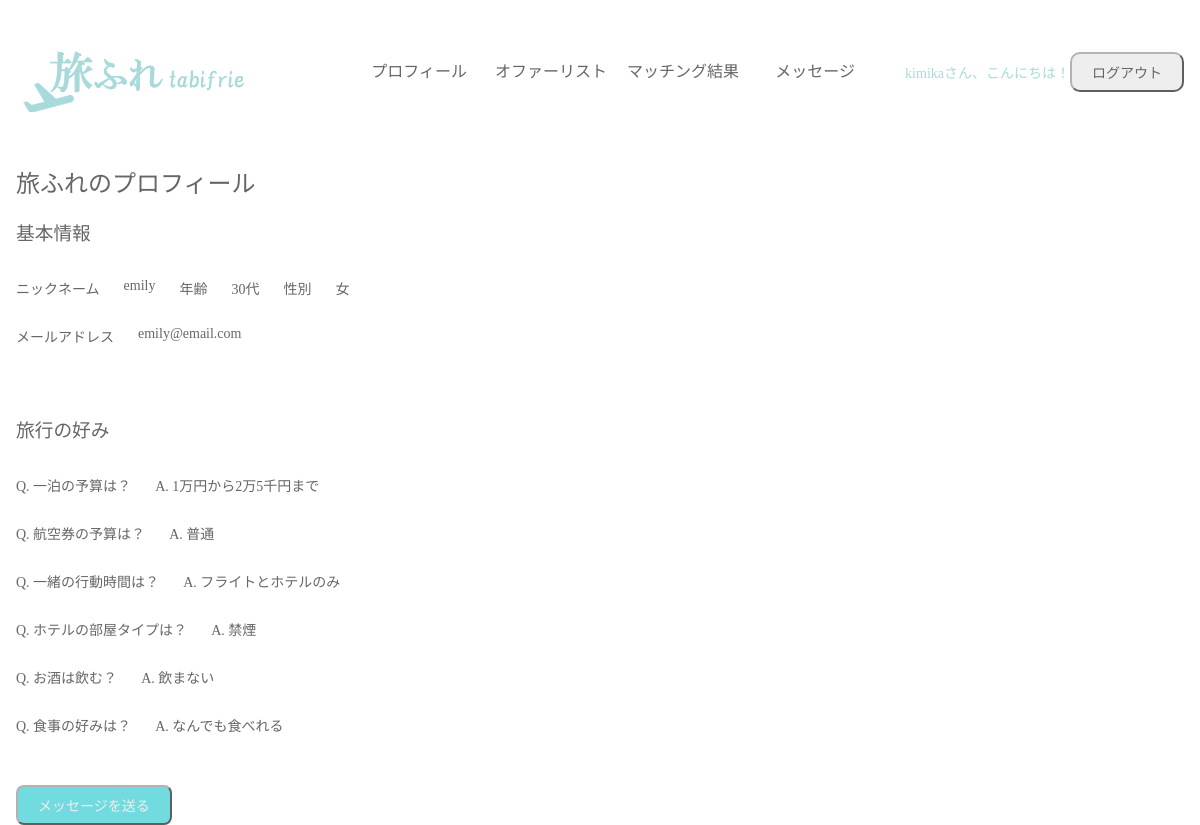
The page /profile_tabifrie.php?user_id=emily@email.com (signed in) on the database its author committed.
### tables this page shows
CREATE TABLE `tabifrie_user` (
  `id` int NOT NULL,
  `name` varchar(64) NOT NULL,
  `gender` varchar(2) NOT NULL,
  `age` varchar(12) NOT NULL,
  `email` varchar(128) NOT NULL,
  `password` varchar(255) NOT NULL,
  `hotel` varchar(128) NOT NULL,
  `flight` varchar(128) NOT NULL,
  `engaging` varchar(128) NOT NULL,
  `smoking` varchar(128) NOT NULL,
  `drinking` varchar(128) NOT NULL,
  `eating` varchar(128) NOT NULL
);

### profile_tabifrie.php (the view, shortened to what this page needs)
<?php
$email = $_GET['user_id'];
$pdo = db_conn();
$stmt = $pdo->prepare('SELECT * FROM tabifrie_user WHERE email = :email');
$stmt->bindValue(':email', $email, PDO::PARAM_STR);
$status = $stmt->execute();
$val = $stmt->fetch();
$hotel[1] = "1万円以下";
$hotel[2] = "1万円から2万5千円まで";
$hotel[3] = "2万5千円以上";
$flight[1] = "激安";
$flight[2] = "普通";
$flight[3] = "プレミアム";
$engaging[1] = "フライトとホテルのみ";
$engaging[2] = "フライト、ホテルと食事";
$engaging[3] = "フライト、ホテル、食事と観光";
$smoking[1] = "禁煙";
$smoking[3] = "喫煙";
$smoking[2] = "どちらでもよい";
$drinking[3] = "飲む";
$drinking[1] = "飲まない";
$drinking[2] = "どちらでもよい";
$eating[3] = "なんでも食べれる";
$eating[2] = "食べれないものがある";
$eating[1] = "ベジタリアン";
?>
<!DOCTYPE html>
<html>
<head>
    <link rel="stylesheet" href="css/common.css" />
    <link rel="stylesheet" href="css/profile.css" />
</head>
<body>
    <header class="container">
        <h1>
            <img src="./img/logo2.png" alt="旅フレロゴ" width="232px" class="">
        </h1>
        <nav class="nav">
            <ul>
                <li><a href="profile.php">プロフィール</a></li>
                <li><a href="offer.php">オファーリスト</a></li>
                <li><a href="notification.php">マッチング結果</a></li>
                <li><a href="message.php">メッセージ</a></li>
            </ul>
        </nav>
        <p><?= $_SESSION['user_name'] ?>さん、こんにちは！</p>
        <button class="btn" onclick="document.location='logout.php'">ログアウト</button>
    </header>
    <section class="container profile">
        <h2>旅ふれのプロフィール</h2>
        <div>
            <h3>基本情報</h3>
            <div class="info">
                <p>ニックネーム</p><p><?= $val['name'] ?></p>
                <p>年齢</p><p><?= $val['age']  ?></p>
                <p>性別</p><p><?= $val['gender'] ?></p>
            </div>
            <div class="info">
                <p>メールアドレス</p><p><?= $val['email']?></p>
            </div><br>
        </div><br>
        <div>
            <h3>旅行の好み</h3>
            <div class="prefer">
            <p>Q. 一泊の予算は？</p>
            <p>A. <?= $hotel[$val['hotel']] ?></p>
        </div>
        <div class="prefer">
            <p>Q. 航空券の予算は？</p>
            <p>A. <?= $flight[$val['flight']] ?></p>
        </div>
        <div class="prefer">
            <p>Q. 一緒の行動時間は？</p>
            <p>A. <?= $engaging[$val['engaging']]?></p>
        </div>
        <div class="prefer">
            <p>Q. ホテルの部屋タイプは？</p>
            <p>A. <?= $smoking[$val['smoking']]?></p>
        </div>
        <div class="prefer">
            <p>Q. お酒は飲む？</p>
            <p>A. <?= $drinking[$val['drinking']]?></p>
        </div>
        <div class="prefer">
            <p>Q. 食事の好みは？</p>
            <p>A. <?= $eating[$val['eating']]?></p>
        </div><br>
        </div><br>
        <div>
            <button class="btn_s msg-sub" onclick="document.location='message_detail.php?user_id=<?= $val['email']?>'">メッセージを送る</button>
        </div>
    </section>
</body>
</html>

### css/common.css (style rules this page uses)
body { box-sizing: border-box; margin: 0; color: #666; }
.container { max-width: 1200px; margin: 0 auto; width: calc(100% - 32px); box-sizing: border-box; }
header { position: sticky; top: 0px; align-items: center; justify-content: space-around; padding: 32px 0; background-color: #fff; color: #A8DADC; }
@media (min-width: 800px) { header { position: sticky; top: 0px; display: flex; align-items: center; justify-content: space-around; padding: 32px 0; background-color: #fff; color: #A8DADC; } }
h1 { margin: 0; font-size: 0; }
img { vertical-align: bottom; }
nav { margin-left: auto; margin-right: 24px; }
nav > ul { list-style: none; padding: 0; margin: 0; display: flex; }
li > a { display: block; width: 132px; line-height: 64px; text-align: center; text-decoration: none; color: #666; }
.btn { background-color: #eee; color: #666; border-color: #b3b3b3; border-radius: 10px; min-width: 100px; padding: 8px 20px; font-size: 14px; text-decoration: none; display: inline-block; }
.btn_s { background-color: #72dbdf; color: #eee; border-color: #b3b3b3; border-radius: 8px; min-width: 100px; padding: 8px 20px; margin-right: 12px; font-size: 14px; text-decoration: none; display: inline-block; }
h2 { font-weight: normal; }
h3 { font-weight: normal; }
p { font-size: 14px; }

### css/profile.css (style rules this page uses)
.info, .prefer, .plan { display: flex; gap: 24px; }
.msg-sub { position: sticky; bottom: 0px; right: 0px; }

### rows shown on the page
tabifrie_user: name "emily", age "30代", gender "女", email "emily@email.com", hotel "1万円から2万5千円まで", flight "普通", engaging "フライトとホテルのみ", smoking "禁煙", drinking "飲まない", eating "なんでも食べれる"

### other values the page prints
$_SESSION['user_name'] "kimika"
